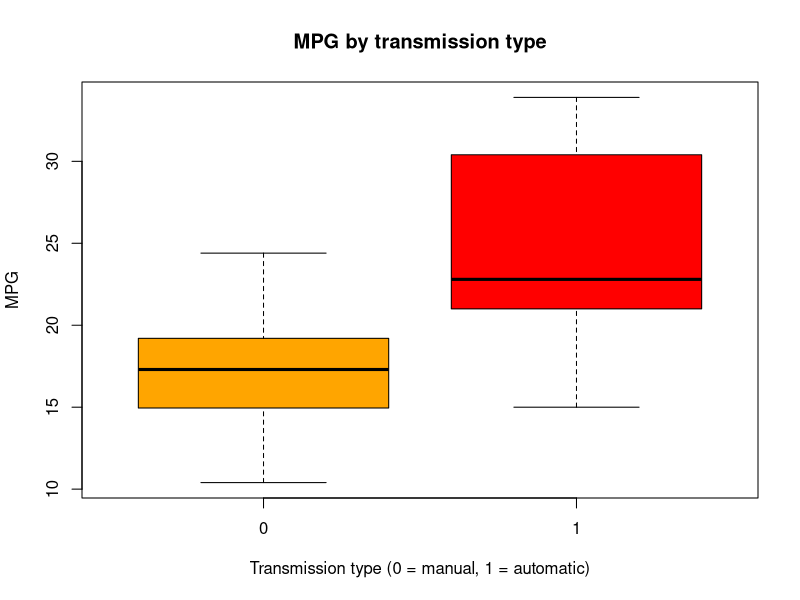

Reproduce this figure in R.
## ---- chunk 1
library(datasets)
library(ggplot2)
data("mtcars")
## ---- chunk 2
summary(mtcars)
## ---- chunk 3
boxplot(mpg ~ factor(am), data = mtcars, main = "MPG by transmission type", ylab = "MPG", xlab = "Transmission type (0 = manual, 1 = automatic)", col = c("orange","red"))
## ---- chunk 4
initialFit <- lm(mpg ~ factor(am), data=mtcars)
summary(initialFit)
## ---- chunk 5
allVariables <- lm(mpg ~ . ,data=mtcars)
#summary(allVariables)
bestModel <- step(allVariables, trace=FALSE)
summary(bestModel)
#$call
## ---- chunk 6
finalres <- lm(formula = mpg ~ wt + qsec + am, data = mtcars)
summary(finalres)
